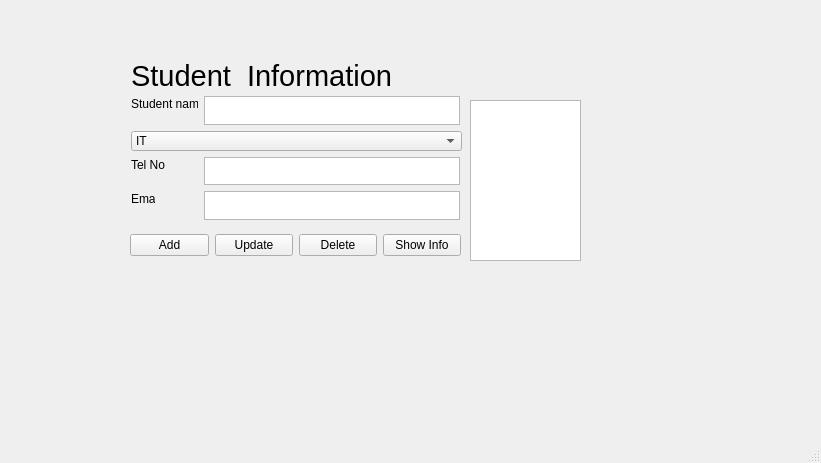
<?xml version="1.0" encoding="UTF-8"?>
<ui version="4.0">
 <class>MainWindow</class>
 <widget class="QMainWindow" name="MainWindow">
  <property name="geometry">
   <rect>
    <x>0</x>
    <y>0</y>
    <width>821</width>
    <height>463</height>
   </rect>
  </property>
  <property name="windowTitle">
   <string>MainWindow</string>
  </property>
  <widget class="QWidget" name="centralwidget">
   <widget class="QWidget" name="horizontalLayoutWidget">
    <property name="geometry">
     <rect>
      <x>130</x>
      <y>230</y>
      <width>331</width>
      <height>31</height>
     </rect>
    </property>
    <layout class="QHBoxLayout" name="horizontalLayout">
     <item>
      <widget class="QPushButton" name="btn1">
       <property name="text">
        <string>Add</string>
       </property>
      </widget>
     </item>
     <item>
      <widget class="QPushButton" name="btn2">
       <property name="text">
        <string>Update</string>
       </property>
      </widget>
     </item>
     <item>
      <widget class="QPushButton" name="btn3">
       <property name="text">
        <string>Delete</string>
       </property>
      </widget>
     </item>
     <item>
      <widget class="QPushButton" name="btn4">
       <property name="text">
        <string>Show Info</string>
       </property>
      </widget>
     </item>
    </layout>
   </widget>
   <widget class="QComboBox" name="comboBox">
    <property name="geometry">
     <rect>
      <x>131</x>
      <y>131</y>
      <width>331</width>
      <height>20</height>
     </rect>
    </property>
    <item>
     <property name="text">
      <string>IT</string>
     </property>
    </item>
    <item>
     <property name="text">
      <string>ITI</string>
     </property>
    </item>
    <item>
     <property name="text">
      <string>INE</string>
     </property>
    </item>
    <item>
     <property name="text">
      <string>CMD</string>
     </property>
    </item>
    <item>
     <property name="text">
      <string>AE</string>
     </property>
    </item>
   </widget>
   <widget class="QLabel" name="label_4">
    <property name="geometry">
     <rect>
      <x>131</x>
      <y>191</y>
      <width>24</width>
      <height>16</height>
     </rect>
    </property>
    <property name="text">
     <string>Email</string>
    </property>
   </widget>
   <widget class="QTextEdit" name="text1">
    <property name="geometry">
     <rect>
      <x>204</x>
      <y>96</y>
      <width>256</width>
      <height>29</height>
     </rect>
    </property>
   </widget>
   <widget class="QTextEdit" name="text2">
    <property name="geometry">
     <rect>
      <x>204</x>
      <y>157</y>
      <width>256</width>
      <height>28</height>
     </rect>
    </property>
   </widget>
   <widget class="QLabel" name="label">
    <property name="geometry">
     <rect>
      <x>131</x>
      <y>61</y>
      <width>329</width>
      <height>29</height>
     </rect>
    </property>
    <property name="font">
     <font>
      <pointsize>22</pointsize>
     </font>
    </property>
    <property name="text">
     <string>Student  Information</string>
    </property>
   </widget>
   <widget class="QLabel" name="label_2">
    <property name="geometry">
     <rect>
      <x>131</x>
      <y>96</y>
      <width>67</width>
      <height>16</height>
     </rect>
    </property>
    <property name="text">
     <string>Student name</string>
    </property>
   </widget>
   <widget class="QLabel" name="label_3">
    <property name="geometry">
     <rect>
      <x>131</x>
      <y>157</y>
      <width>34</width>
      <height>16</height>
     </rect>
    </property>
    <property name="layoutDirection">
     <enum>Qt::RightToLeft</enum>
    </property>
    <property name="autoFillBackground">
     <bool>false</bool>
    </property>
    <property name="text">
     <string>Tel No.</string>
    </property>
   </widget>
   <widget class="QTextEdit" name="text3">
    <property name="geometry">
     <rect>
      <x>204</x>
      <y>191</y>
      <width>256</width>
      <height>29</height>
     </rect>
    </property>
   </widget>
   <widget class="QListWidget" name="listWidget">
    <property name="geometry">
     <rect>
      <x>470</x>
      <y>100</y>
      <width>111</width>
      <height>161</height>
     </rect>
    </property>
   </widget>
  </widget>
  <widget class="QMenuBar" name="menubar">
   <property name="geometry">
    <rect>
     <x>0</x>
     <y>0</y>
     <width>821</width>
     <height>21</height>
    </rect>
   </property>
  </widget>
  <widget class="QStatusBar" name="statusbar"/>
 </widget>
 <resources/>
 <connections/>
</ui>
